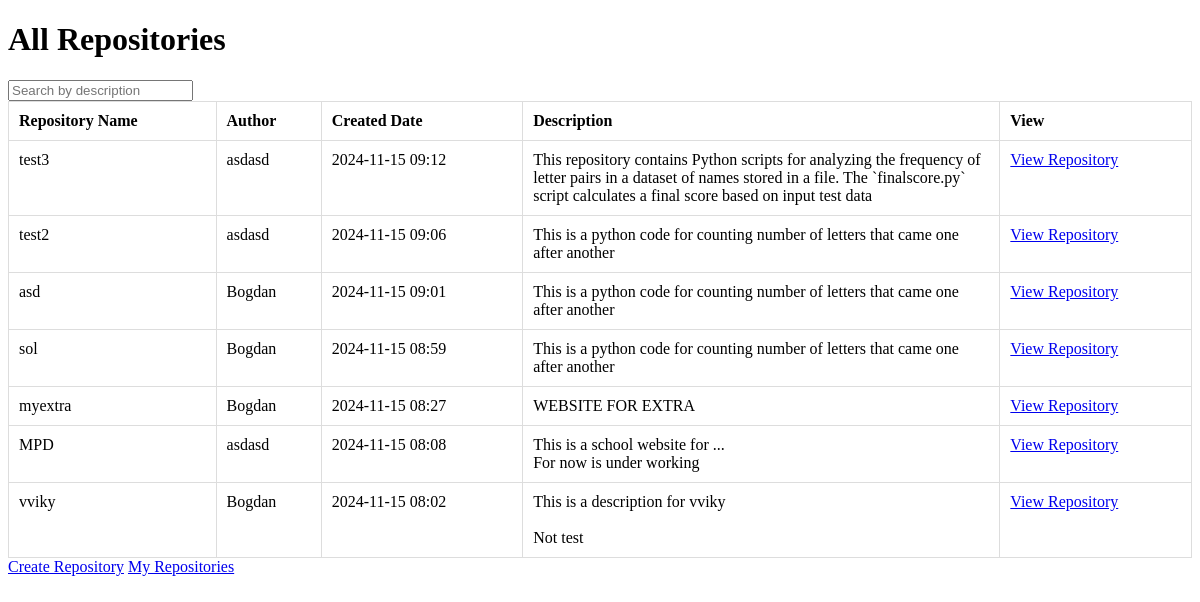
Before: /all_repositories (signed in) with the older database file.
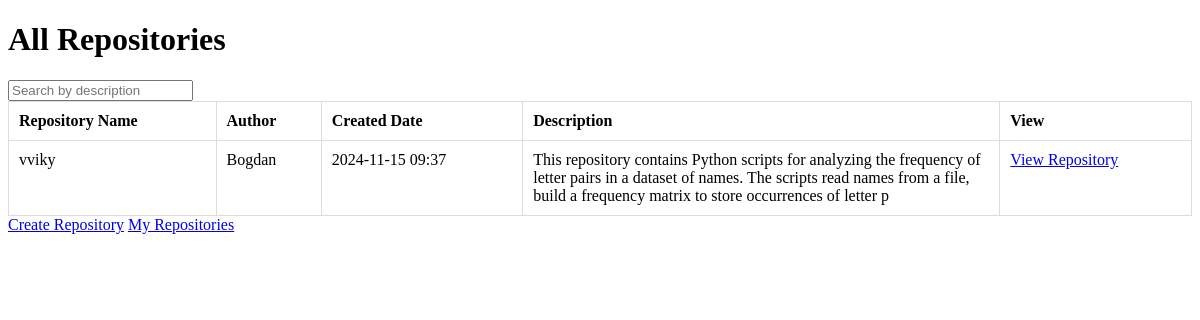
After: the same page with the newer database file.
### tables this page shows
CREATE TABLE repositories (
    repository_id INTEGER PRIMARY KEY AUTOINCREMENT,
    user_id INTEGER NOT NULL,
    name TEXT NOT NULL,
    description TEXT,
    created_time INTEGER NOT NULL,
    is_open INTEGER NOT NULL,
    diagram TEXT,
    is_description_ai_generated INTEGER DEFAULT 0,
    FOREIGN KEY(user_id) REFERENCES users(id)
);

CREATE TABLE users (
    id INTEGER PRIMARY KEY AUTOINCREMENT,
    name TEXT NOT NULL UNIQUE,
    email TEXT NOT NULL UNIQUE,
    psw TEXT NOT NULL,
    created_at INTEGER NOT NULL
);

### main.py (the view)
@app.route('/all_repositories', methods=["GET"])
@login_required
def all_repositories():
    db = get_db()
    cursor = db.cursor()
    current_user_id = int(current_user.get_id())
    search_query = request.args.get('search', '').strip()
    query = """
        SELECT r.repository_id, r.name AS repo_name, r.created_time, r.description, u.name AS author_name
        FROM repositories r
        JOIN users u ON r.user_id = u.id
        WHERE r.is_open = 1 OR r.user_id = ?
        ORDER BY r.created_time DESC
    """
    cursor.execute(query, (current_user_id,))
    repositories = cursor.fetchall()
    repos_with_descriptions = []
    for repo in repositories:
        description = repo['description'] if repo['description'] else ""
        if (not search_query or
            search_query.lower() in description.lower() or
            search_query.lower() in repo['repo_name'].lower() or
            search_query.lower() in repo['author_name'].lower()):
            repos_with_descriptions.append({
                'repo_id': repo['repository_id'],
                'repo_name': repo['repo_name'],
                'created_time': repo['created_time'],
                'author_name': repo['author_name'],
                'description': description[:200]
            })
    if request.headers.get('X-Requested-With') == 'XMLHttpRequest':
        return jsonify(repositories=repos_with_descriptions)
    return render_template("all_repositories.html", repositories=repos_with_descriptions, search_query=search_query)

### UserLogin.py (called while the page is built)
    def fromDB(self, user_id, db):
        self.__user = db.getUserByID(user_id)
        return self

    def get_id(self):
        return str(self.__user['id'])

### main.py (called while the page is built)
def connect_db(db_path):
    conn = sqlite3.connect(db_path, check_same_thread=False)
    conn.row_factory = sqlite3.Row
    return conn

def get_db():
    if not hasattr(g, 'link_db'):
        g.link_db = connect_db(app.config['DATABASE'])
    return g.link_db

@login_manager.user_loader
def load_user(user_id):
    db = get_db()
    dbase = FDataBase(db)
    return UserLogin().fromDB(user_id, dbase)

@app.before_request
def before_request():
    g.db = get_db()
    g.db = get_db()

@app.template_filter('datetimeformat')
def datetimeformat(value, format='%Y-%m-%d %H:%M'):
    return datetime.fromtimestamp(value).strftime(format)

    def getUserByID(self, id):
        try:
            self.__cur.execute("SELECT * FROM users WHERE id = ? LIMIT 1", (id,))
            return self.__cur.fetchone()
        except sqlite3.Error as e:
            print("Error retrieving user by ID from DB: " + str(e))
            return False

### templates/all_repositories.html (shortened to what this page needs)
<!DOCTYPE html>
<html lang="en">
<head>
</head>
<body>
    <h1>All Repositories</h1>
    <input type="text" id="search" placeholder="Search by description" value="{{ search_query }}">
    <table>
        <thead>
            <tr>
                <th>Repository Name</th>
                <th>Author</th>
                <th>Created Date</th>
                <th>Description</th>
                <th>View</th>
            </tr>
        </thead>
        <tbody id="repositoriesTableBody">
            {% for repo in repositories %}
                <tr>
                    <td>{{ repo['repo_name'] }}</td>
                    <td>{{ repo['author_name'] }}</td>
                    <td>{{ repo['created_time'] | datetimeformat }}</td>
                    <td class="description-cell">{{ repo['description'] }}</td>
                    <td><a href="{{ url_for('view_repository', author=repo['author_name'], repo_name=repo['repo_name']) }}">View Repository</a></td>
                </tr>
            {% endfor %}
        </tbody>
    </table>
    <a href="{{ url_for('create_repo') }}">Create Repository</a>
    <a href="{{ url_for('view_repositories') }}">My Repositories</a>
</body>
</html>

### templates/all_repositories.html (style rules this page uses)
table { width: 100%; border-collapse: collapse; }
th, td { padding: 10px; border: 1px solid #ddd; vertical-align: top; text-align: left; }
th { font-weight: bold; }
.description-cell { white-space: pre-wrap; word-wrap: break-word; max-width: 300px; overflow: hidden; }

Changed rows visible on the page:
removed repositories: repo_name "test3", author_name "asdasd", created_time "2024-11-15 09:12", description "This repository contains Python scripts for analyzing the frequency of letter pairs in a dataset of names stored in a file. The `finalscore.py` script calculates a final score based on input test data"
removed repositories: repo_name "test2", author_name "asdasd", created_time "2024-11-15 09:06", description "This is a python code for counting number of letters that came one after another"
removed repositories: repo_name "asd", author_name "Bogdan", created_time "2024-11-15 09:01", description "This is a python code for counting number of letters that came one after another"
removed repositories: repo_name "sol", author_name "Bogdan", created_time "2024-11-15 08:59", description "This is a python code for counting number of letters that came one after another"
removed repositories: repo_name "myextra", author_name "Bogdan", created_time "2024-11-15 08:27", description "WEBSITE FOR EXTRA"
removed repositories: repo_name "MPD", author_name "asdasd", created_time "2024-11-15 08:08", description "This is a school website for ... For now is under working"
changed repositories "vviky": created_time "2024-11-15 08:02" → "2024-11-15 09:37"; description "This is a description for vviky Not test" → "This repository contains Python scripts for analyzing the frequency of letter pairs in a dataset of names. The scripts read names from a file, build a frequency matrix to store occurrences of letter p"
